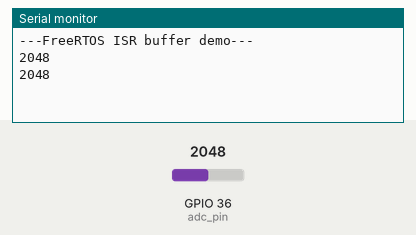
Recording of a sketch running on a simulated ESP32. Shown: the last lines printed to the serial monitor. Inputs (shaded band) come from the test bench; at power-on: GPIO 36 (adc_pin) = 2048.

Above: at 3.8 s.
3.9 s: GPIO 36 (adc_pin) set to 2866
At 4.8 s:
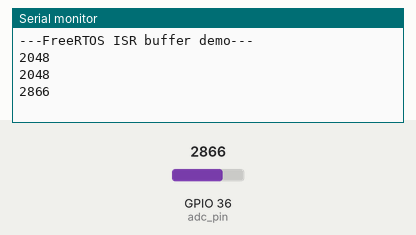
5.4 s: GPIO 36 (adc_pin) set to 3603
At 6.8 s:
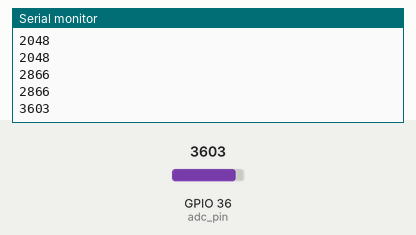
Timing chart, 0 to 8.4 s (numbered marks = the images above; inputs shaded):
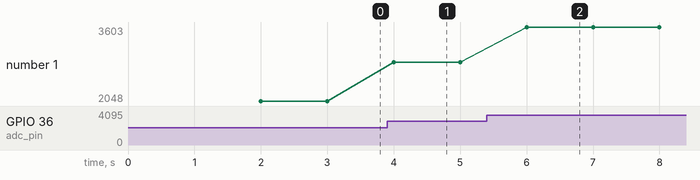

Measured:
- after the input at 3.9 s, the serial monitor: prints a new line after 0.10 s (image 1)
- after the input at 5.4 s, the serial monitor: prints a new line after 0.60 s (image 2)
- plotted number 1: 2048 → 2866 after the input at 3.9 s, 2866 → 3603 after the input at 5.4 s

The sketch:

ESP32_FreeRTOS_ex09_HWIntrpts_KernelObjs.ino
```cpp
#if CONFIG_FREERTOS_UNICORE
  static const BaseType_t app_cpu = 0;
#else
  static const BaseType_t app_cpu = 1;
#endif

// Settings
static const uint16_t timer_divider = 80; // timer with clock source of 80[MHz] will tick at 10[MHz] now
static const uint64_t timer_max_count = 1000000;
static const TickType_t task_delay = 2000 / portTICK_PERIOD_MS;

// Pins
static const int adc_pin = A0;
// Globals
static hw_timer_t *timer = NULL;
static volatile uint16_t val;
static SemaphoreHandle_t bin_sem = NULL;

//*************************************
// Interrupt Service Routines (ISRs)

// This function executes when timer reaches max (and resets)
void IRAM_ATTR onTimer() {

  BaseType_t task_woken = pdFALSE;
  // Perform action (read from ADC)
  val = analogRead(adc_pin);

  // Give semaphore to tell task that new value is ready
  xSemaphoreGiveFromISR(bin_sem, &task_woken);

  // Vanilla FreeRTOS - Exit from ISR
  // portYIELD_FROM_ISR(task_woken);

  // ESP-IDF - Exit from ISR
  if (task_woken) {
    portYIELD_FROM_ISR();
  }
}

//**********************************
// Tasks

// Task: Wait for semaphore and print out ADC value when received
void printValues(void *parameter) {
  while(1) {
    // Loop forever, wait for semaphore, and print value
    xSemaphoreTake(bin_sem, portMAX_DELAY);
    Serial.println(val);
  }
}


//**********************************
// Main (runs as its own task with priority 1 on core 1)
void setup() {
  Serial.begin(115200);
  vTaskDelay(1000 / portTICK_PERIOD_MS);
  Serial.println();
  Serial.println("---FreeRTOS ISR buffer demo---");

  // Create semaphore before it is used (in task or ISR)
  bin_sem = xSemaphoreCreateBinary();

  // Force reboot if we can't create the semaphore
  if (bin_sem == NULL) {
    Serial.print("Could not create semaphore");
    ESP.restart();
  }

  // Start task to print out values
  xTaskCreatePinnedToCore(printValues,
                          "Print Values",
                          1024,
                          NULL,
                          2,
                          NULL,
                          app_cpu);

  // Create and start timer
  timer = timerBegin(0, timer_divider, true);

  // Provide ISR to timer
  timerAttachInterrupt(timer, &onTimer, true);

  // At what count should ISR trigger
  timerAlarmWrite(timer, timer_max_count, true);

  // Allow ISR to trigger
  timerAlarmEnable(timer);

  // Delete "setup and loop" task
  vTaskDelete(NULL);

}

void loop() {
  // Execution shouldn't get here

}
```
